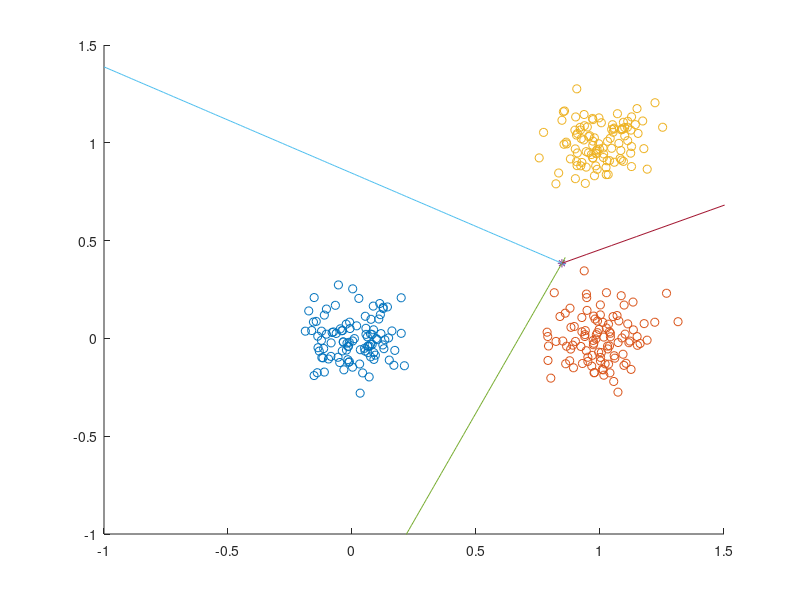

Write MATLAB code to recreate this figure.
% covariance matrix and mean vector
Sigma = [.01 0; 0 .01];
m1 = [0 0];
m2 = [1 0];
m3 = [1 1];

% Generate 100 points and draw it to graph 1st
hold on
r1 = mvnrnd(m1,Sigma,100);
r2 = mvnrnd(m2,Sigma,100);
r3 = mvnrnd(m3,Sigma,100);
plot( r1(:,1) , r1(:,2) , 'o' )
plot( r2(:,1) , r2(:,2) , 'o' )
plot( r3(:,1) , r3(:,2) , 'o' )

% Initial Weighting for 4 classes
weight1 = zeros(1,3);
weight2 = zeros(1,3);
weight3 = zeros(1,3);

% temp variable
tmp1x = r1(:,1); tmp1y = r1(:,2);
tmp2x = r2(:,1); tmp2y = r2(:,2);
tmp3x = r3(:,1); tmp3y = r3(:,2);

err = 1;
iteration = 0;
while err ~= 0
    err = 0;
    iteration = iteration + 1;

    % Class 1
    for la = 1 : size(tmp1x) % 10 % 100 gaussian point
        % class 1
        % get each Decision boundary
        D1 = dot( [tmp1x(la) tmp1y(la) 1] , weight1 );
        D2 = dot( [tmp1x(la) tmp1y(la) 1] , weight2 );
        D3 = dot( [tmp1x(la) tmp1y(la) 1] , weight3 );

        currentClassERR = 0; %if current class weight need to be ajusted
        % Check if other class weight need to be decrese 
        if D2 >= D1
            weight2 = weight2 - [tmp1x(la) tmp1y(la) 1];
            err = 1; % needs an extra iteration
            currentClassERR = 1;
        elseif D3 >= D1
            weight3 = weight3 - [tmp1x(la) tmp1y(la) 1];
            err = 1; % needs an extra iteration
            currentClassERR = 1;
        end
        % Check if current class weight need to be add
        if currentClassERR == 1
            weight1 = weight1 + [tmp1x(la) tmp1y(la) 1];
            currentClassERR = 0;
        end
        
        % class 2
        D1 = dot( [tmp2x(la) tmp2y(la) 1] , weight1 );
        D2 = dot( [tmp2x(la) tmp2y(la) 1] , weight2 );
        D3 = dot( [tmp2x(la) tmp2y(la) 1] , weight3 );

        % Check if other class weight need to be decrese 
        if D1 >= D2
            weight1 = weight1 - [tmp2x(la) tmp2y(la) 1];
            err = 1; % needs an extra iteration
            currentClassERR = 1;
        elseif D3 >= D2
            weight3 = weight3 - [tmp2x(la) tmp2y(la) 1];
            err = 1; % needs an extra iteration
            currentClassERR = 1;
        end
        % Check if current class weight need to be add
        if currentClassERR == 1
            weight2 = weight2 + [tmp2x(la) tmp2y(la) 1];
            currentClassERR = 0;
        end
        % class 3
        D1 = dot( [tmp3x(la) tmp3y(la) 1] , weight1 );
        D2 = dot( [tmp3x(la) tmp3y(la) 1] , weight2 );
        D3 = dot( [tmp3x(la) tmp3y(la) 1] , weight3 );

        % Check if other class weight need to be decrese 
        if D1 >= D3
            weight1 = weight1 - [tmp3x(la) tmp3y(la) 1];
            err = 1; % needs an extra iteration
            currentClassERR = 1;
        elseif D2 >= D3
            weight2 = weight2 - [tmp3x(la) tmp3y(la) 1];
            err = 1; % needs an extra iteration
            currentClassERR = 1;
        end
        % Check if current class weight need to be add
        if currentClassERR == 1
            weight3 = weight3 + [tmp3x(la) tmp3y(la) 1];
            currentClassERR = 0;
        end
      
        %loop end
    end

end

% draw
x = -1 : .1 : 2;
line1 = weight1 - weight2;
line2 = weight1 - weight3;
line3 = weight2 - weight3;

% get the intersection point of all lines
ka = [line1(1),line1(2); line2(1),line2(2); line3(1),line3(2)];
kk = [line1(3),line2(3),line3(3)]';
center = -ka\kk
plot(center(1),center(2),'*')

x1 = -1 : .01 : center(1) + .02 ;
x2 = center(1) : .1 : 2;
y1 = (-line1(3) - line1(1) * x1 ) / line1(2);
y2 = (-line2(3) - line2(1) * x1 ) / line2(2);
y3 = (-line3(3) - line3(1) * x2 ) / line3(2);

plot(x1 ,y1)
plot(x1 ,y2)
plot(x2 ,y3)


axis([-1 1.5 -1 1.5]);
